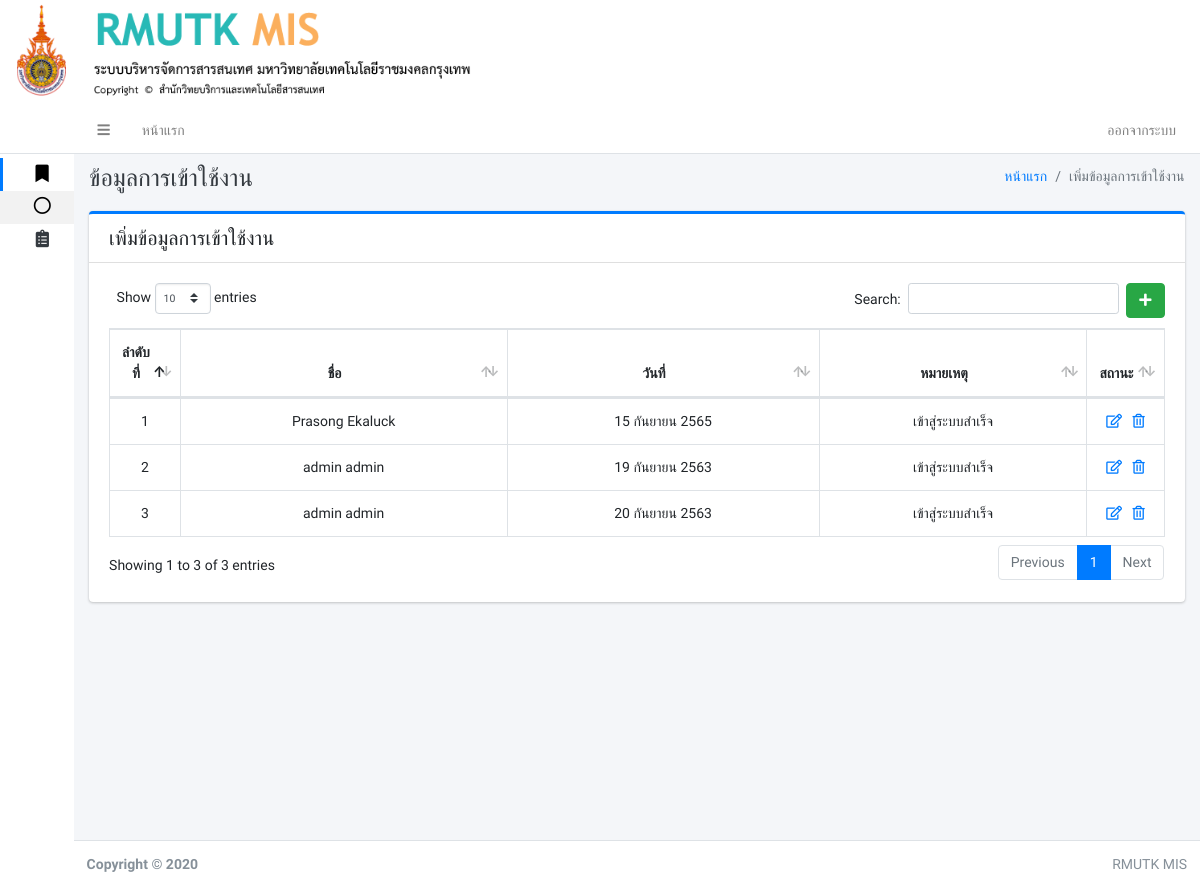
/index.php?used_time (signed in), run on the app's committed database.
### tables this page shows
CREATE TABLE `used_time` (
  `used_time_id` int(11) NOT NULL,
  `used_time_user_id` int(11) NOT NULL,
  `used_date` varchar(255) NOT NULL,
  `used_time_detail` varchar(255) NOT NULL,
  `used_time_status` int(11) NOT NULL
);

CREATE TABLE `user` (
  `user_id` int(11) NOT NULL,
  `first_name` varchar(150) NOT NULL,
  `last_name` varchar(150) NOT NULL,
  `username` varchar(150) NOT NULL,
  `password` varchar(150) NOT NULL,
  `user_tumn` varchar(250) NOT NULL,
  `user_kana_id` int(11) NOT NULL,
  `user_saka_id` int(11) NOT NULL,
  `user_head` int(11) NOT NULL,
  `user_status` int(11) NOT NULL,
  `user_data_id_card` varchar(255) NOT NULL,
  `sex` varchar(255) NOT NULL,
  `date_of_birth` varchar(255) NOT NULL,
  `nationality` varchar(255) NOT NULL,
  `house_number` varchar(255) NOT NULL,
  `moo` varchar(255) NOT NULL,
  `road` varchar(255) NOT NULL,
  `district` varchar(255) NOT NULL,
  `area` varchar(255) NOT NULL,
  `province` varchar(255) NOT NULL,
  `phone` varchar(255) NOT NULL,
  `post_code` varchar(255) NOT NULL,
  `faculty` varchar(255) NOT NULL,
  `department` varchar(255) NOT NULL,
  `branch` varchar(255) NOT NULL,
  `teaching_disciplines` varchar(255) NOT NULL,
  `personnel_type` varchar(255) NOT NULL,
  `sub_personnel_type` varchar(255) NOT NULL,
  `academic_position` varchar(255) NOT NULL,
  `administrative_position` varchar(255) NOT NULL,
  `name_of_position` varchar(255) NOT NULL,
  `civil_servant_level` varchar(255) NOT NULL,
  `date_of_employment` varchar(255) NOT NULL,
  `term_of_employment` varchar(255) NOT NULL,
  `employment_money` varchar(255) NOT NULL,
  `highest_graduate_level` varchar(255) NOT NULL,
  `course_name` varchar(255) NOT NULL,
  `graduate_disciplines` varchar(255) NOT NULL,
  `major_graduate_disciplines` varchar(255) NOT NULL,
  `graduate_institution_name` varchar(255) NOT NULL,
  `country_of_graduation` varchar(255) NOT NULL
);

### page/used_time.php (the view, shortened to what this page needs)
 <div class="content-header">
     <div class="container-fluid">
         <div class="row mb-2">
             <div class="col-sm-6">
                 <h1 class="m-0 text-dark">ข้อมูลการเข้าใช้งาน</h1>
             </div>
             <div class="col-sm-6">
                 <ol class="breadcrumb float-sm-right">
                     <li class="breadcrumb-item"><a href="#">หน้าแรก</a></li>
                     <li class="breadcrumb-item active">เพิ่มข้อมูลการเข้าใช้งาน</li>
                 </ol>
             </div>
         </div>
     </div>
 </div>
 <div class="content">
     <div class="container-fluid">
         <div class="row">
             <div class="col-lg-12">
                 <div class="card card-primary card-outline ">
                     <div class="card-header noprint">
                         <h5 class="m-0">เพิ่มข้อมูลการเข้าใช้งาน</h5>
                     </div>
                     <div class="card-body">
                         <?php
                         if (isset($_GET['add'])):
                            add();
                        elseif (isset($_GET['edit_used_time'])):
                            edit();
                        elseif (isset($_GET['del_la'])):
                            del();
                        else:
                        ?>
                         <a href="./index.php?used_time&add" class="btn btn-success float-right"><i
                                 class="fas fa-plus"></i></a>
                         <?php shows(); ?>
                         <?php endif ?>
                     </div>
                 </div>
             </div>
         </div>
     </div>
 </div>
 <?php
function shows()
{
include './conn.php';
$sqlused = " SELECT * FROM used_time  INNER JOIN user ON used_time.used_time_user_id = user.user_id ORDER BY used_time_id desc ";
$qryused = mysqli_query($conn,$sqlused);
?>
 <table id="example1" class="table table-bordered table-hover">
     <thead>
         <tr align="center">
             <th width="3px">ลำดับที่</th>
             <th>ชื่อ</th>
             <th>วันที่</th>
             <th>หมายเหตุ</th>
             <th>สถานะ</th>
         </tr>
     </thead>
     <tbody>
         <?php
        $i = 1;
        while ($rowused = $qryused->fetch_array()) {
        $used_time_id = $rowused['used_time_id'];
        ?>
         <tr align="center">
             <td align="center"><?php echo $i; ?></td>
             <td><?php echo $rowused['first_name']."  ".$rowused['last_name']; ?></td>
             <td><?php echo $rowused['used_date']; ?></td>
             <td><?php echo $rowused['used_time_detail']; ?></td>
             <td width="10px">
                 <?php if ($rowused['used_time_status'] == 0): ?>
                 <a href="index.php?used_time&edit_used_time&used_time_id=<?php echo($used_time_id) ?>"><i
                         class="far fa-edit"></i></a>&nbsp;&nbsp;
                 <a href="page/used_time_db.php?del&used_time_id=<?php echo($used_time_id) ?>"><i
                         class="far fa-trash-alt"></i></a>
                 <?php else: ?>
                 <?php echo "<font color='red'>ยกเลิก</fon>"; ?>
                 <?php endif ?>
             </td>
         </tr>
         <?php $i++; } ?>
     </tbody>
 </table>
 <?php } ?>

### data on the page
used_time: user.first_name "Prasong", user.last_name "Ekaluck", used_date "15 กันยายน 2565", used_time_detail "เข้าสู่ระบบสำเร็จ"
used_time: user.first_name "admin", user.last_name "admin", used_date "19 กันยายน 2563", used_time_detail "เข้าสู่ระบบสำเร็จ"
used_time: user.first_name "admin", user.last_name "admin", used_date "20 กันยายน 2563", used_time_detail "เข้าสู่ระบบสำเร็จ"
